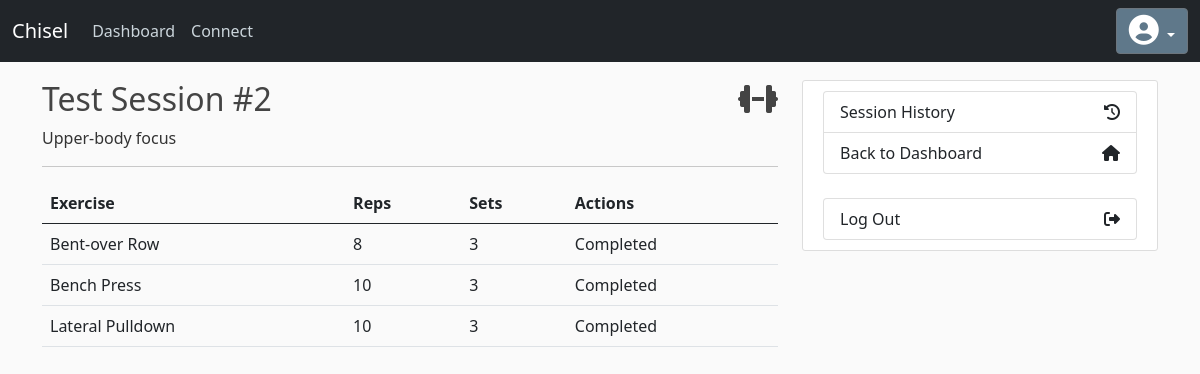
The page /session-list/view/2 on the database its author committed.
### chisel/models/Workout.py (models this page shows)
class WorkoutSession(db.Model):
    id = db.Column( db.Integer, primary_key = True )
    name = db.Column( db.String( 128 ), nullable = False )
    desc = db.Column( db.Text, nullable = True )
    date = db.Column( db.DateTime )
    type = db.Column( db.Integer )
    completed = db.Column( db.Boolean, default = False )
    user_id = db.Column( db.Integer, db.ForeignKey( 'customer.id' ), nullable = False )
    exercises = db.relationship( 'Exercise', backref='workout_session' )

class Exercise(db.Model):
    id = db.Column( db.Integer, primary_key = True )
    name = db.Column( db.String( 128 ), nullable = False )
    reps = db.Column( db.Text, nullable = True )
    sets = db.Column( db.Integer, nullable = False )
    session_id = db.Column( db.Integer, db.ForeignKey( 'workout_session.id' ), nullable = False )
    status = db.Column( db.Integer )

### chisel/routes.py (the view)
@app.route( '/session-list/view/' )
@app.route( '/session-list/view/<session_id>' )
def view_session( session_id = None ):
    if not session_id:
        flash( "This session ID doesn't exist." )
        return redirect( url_for( 'session_list' ) )
    this_session = WorkoutSession.query.filter_by( id = session_id ).one()
    exercises = this_session.exercises
    return render_template( 'session_view.html', ses = this_session, session_type = session_types[ this_session.type ], ex_list = exercises )

### chisel/templates/session_view.html (shortened to what this page needs)
{% extends "base.html" %}
{% block content %}
<h2>
  <div class="d-flex justify-content-between">
    <div>
      {{ ses.name }}
    </div>
    <div>
        {% if ses.type == 1 or ses.type == 5 %}
        <i class="fas fa-running"></i>
        {% else %}
        <i class="fas fa-dumbbell"></i>
        {% endif %}
    </div>
  </div>
</h2>
<p>{{ session_type }}</p>
<hr>
<table class="table">
  <thead>
    <tr>
      <th scope="col">Exercise</th>
      <th scope="col">Reps</th>
      <th scope="col">Sets</th>
      <th scope="col">Actions</th>
    </tr>
  </thead>
  <tbody>
    {% for ex in ex_list %}
    <tr>
      <td>{{ ex.name }}</td>
      <td>{{ ex.reps }}</td>
      <td>{{ ex.sets }}</td>
      {% if ex.status == 3 %}
      <td>Completed</td>
      {% endif %}
    </tr>
    {% endfor %}
  </tbody>
</table>
{% endblock %}
{% block sidebar %}
<div class="content-section">
  <div class="list-group">
    {% if not ses.completed %}
    <a href="{{ url_for( 'session_list' ) }}" class="list-group-item list-group-item-action connect-option">
      Session List
      <i class="fa fa-list-alt"></i>
    </a>
    {% else %}
    <a href="{{ url_for( 'session_history' ) }}" class="list-group-item list-group-item-action connect-option">
      Session History
      <i class="fa fa-history"></i>
    </a>
    {% endif %}
    <a href="{{ url_for( 'dashboard' ) }}" class="list-group-item list-group-item-action connect-option">
      Back to Dashboard
      <i class="fa fa-home" aria-hidden="true"></i>
    </a>
  </div>
  <br/>
  <div class="list-group">
    <a href="#" class="list-group-item list-group-item-action connect-option">
      Log Out
      <i class="fa fa-sign-out"></i>
    </a>
  </div>
</div>
{% endblock %}

### chisel/templates/base.html (shortened to what this page needs)
<!DOCTYPE html>
<html>
<head>
    <link href="https://cdn.jsdelivr.net/npm/bootstrap@5.0.2/dist/css/bootstrap.min.css" rel="stylesheet">
    <link rel="stylesheet" type="text/css" href="{{ url_for('static', filename='dashboard.css') }}">
</head>
<body>
    <header class="site-header">
      <nav class="navbar navbar-expand-md navbar-dark bg-dark fixed-top">
        <div class="container-fluid">
          <a class="navbar-brand" href="#">Chisel</a>
          <div class="collapse navbar-collapse" id="navbarSupportedContent">
            <ul class="navbar-nav me-auto mb-2 mb-lg-0">
              <li class="nav-item">
                <a class="nav-link" href="{{ url_for('dashboard') }}">Dashboard</a>
              </li>
              <li class="nav-item">
                <a class="nav-link" href="{{ url_for('connect') }}">Connect</a>
              </li>
            </ul>
            <div class="btn-group">
                <button type="button" class="btn btn-secondary dropdown-toggle bg-steel" data-bs-toggle="dropdown" aria-expanded="false">
                    <i class='fa fa-user-circle' style='font-size:30px'></i>
                </button>
            </div>
          </div>
          </div>
      </nav>
    </header>
    <main role="main" class="container" id="main-content">
      <div class="row">
        <div class="col-md-8">
          {% block content %}{% endblock %}
        </div>
        <div class="col-md-4">
          {% block sidebar %}{% endblock %}
        </div>
      </div>
    </main>
</body>
</html>

### chisel/static/dashboard.css (style rules this page uses)
body { background: #fafafa; color: #333333; margin-top: 5rem; }
h1, h2, h3, h4, h5, h6 { color: #444444; }
.connect-option { display: flex; justify-content: space-between; align-items: center; }
.bg-steel { background-color: #5f788a; }
#main-content { margin-top: 5%; }
.site-header .navbar-nav .nav-link { color: #cbd5db; }
.content-section { background: #ffffff; padding: 10px 20px; border: 1px solid #dddddd; border-radius: 3px; margin-bottom: 20px; }

### rows shown on the page
WorkoutSession: name "Test Session #2"
Exercise: name "Bent-over Row", reps "8", sets "3", status "Completed"
Exercise: name "Bench Press", reps "10", sets "3", status "Completed"
Exercise: name "Lateral Pulldown", reps "10", sets "3", status "Completed"

### other values the page prints
{{ session_type }} "Upper-body focus"
